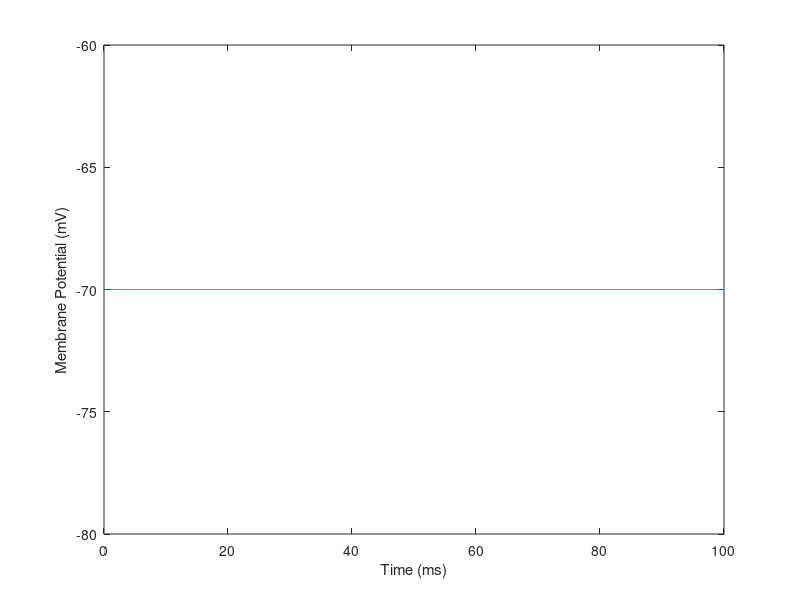
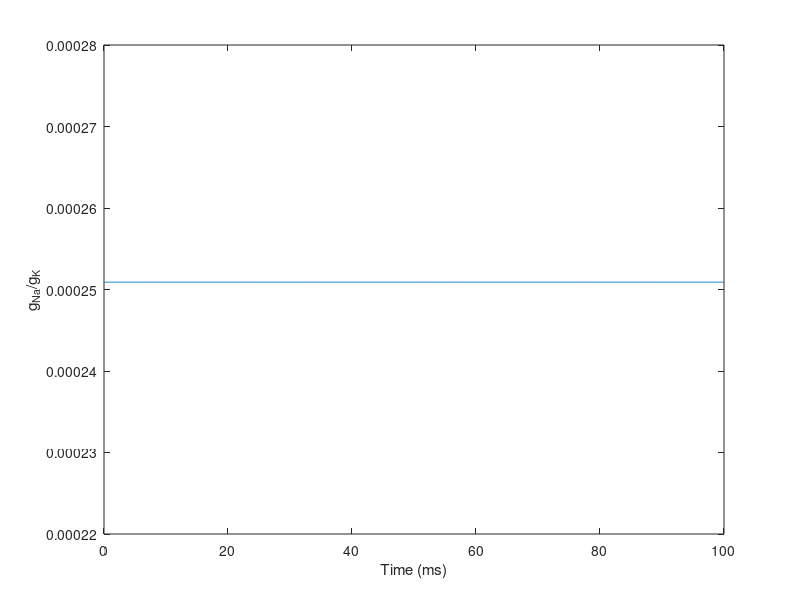
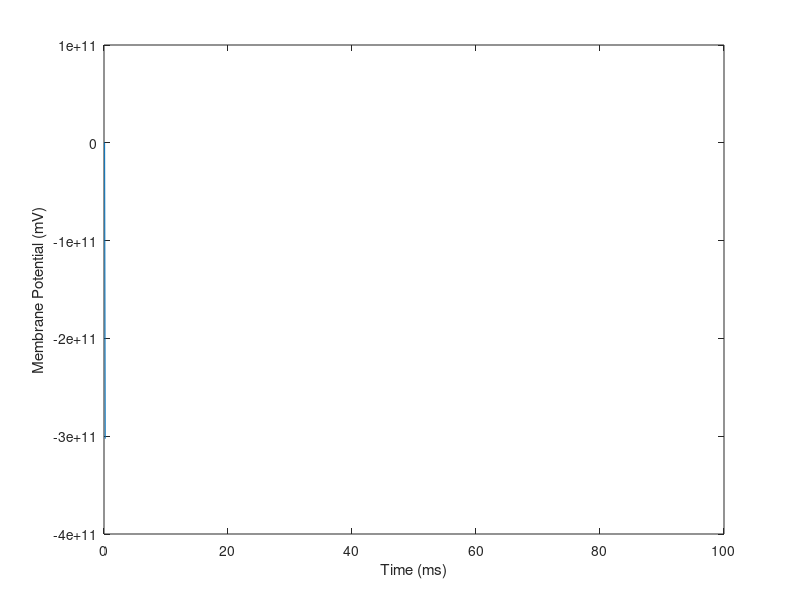
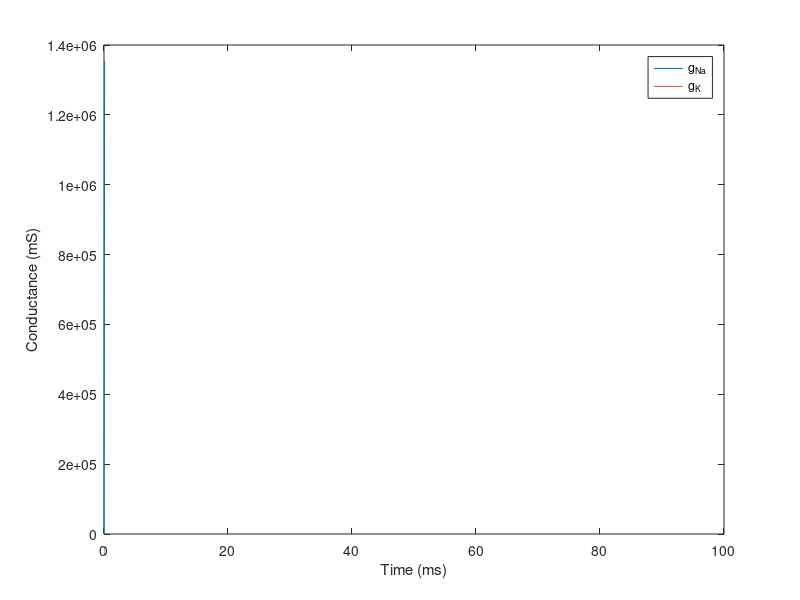

Source code (MATLAB) for these figures, in order:
clear all
close all
clc

% simulation parameters
t = 0:.1:100;

% constants
gbar_K = 36;
gbar_Na = 120;
gbar_L = 0.3;
E_K = -12;
E_Na = 115;
E_L = 10.6;
V_rest = -70;
C_m = .001;

% calculate gating variables at rest
a_m = .1*((25-V_rest)/(exp((25-V_rest)/10)-1));
B_m = 4*exp(-V_rest/18);
a_n = .01*((10-V_rest)/(exp((10-V_rest)/10)-1));
B_n = .125*exp(-V_rest/80);
a_h = .07*exp(-V_rest/20);
B_h = 1/(exp((30-V_rest)/10)+1);

m = a_m/(a_m+B_m);
n = a_n/(a_n+B_n);
h = a_h/(a_h+B_h);

% calculate g_Na & g_K at rest
g_Na = m^3*gbar_Na*h;
g_K = n^4*gbar_K;

%% steady-state
% plot resting membrane potential
V_m(1:1001) = V_rest;
figure(1)
plot(t,V_m)
xlabel('Time (ms)')
ylabel('Membrane Potential (mV)')

% calculate & plot g_Na/g_K ratio
r(1:1001) = g_Na/g_K;
figure(2)
plot(t,r)
xlabel('Time (ms)')
ylabel('g_{Na}/g_K')

%% step pulse stimulation
% calculate resting currents
I_K = g_K(1)*(V_rest-E_K);
I_Na = g_Na(1)*(V_rest-E_Na);
I_L = gbar_L*(V_rest-E_L);
I_ion = -I_K-I_Na-I_L;

for i = 2:1001
%     calculate membrane potential
    V_m(i) = V_m(i-1)+.1*I_ion/C_m;
    
%     calculate gating variables
    a_m = .1*((25-V_m(i))/(exp((25-V_m(i))/10)-1));
    B_m = 4*exp(-V_m(i)/18);
    a_n = .01*((10-V_m(i))/(exp((10-V_m(i))/10)-1));
    B_n = .125*exp(-V_m(i)/80);
    a_h = .07*exp(-V_m(i)/20);
    B_h = 1/(exp((30-V_m(i))/10)+1);
    
    m = m+.1*(a_m*(1-m)-B_m*m);
    n = n+.1*(a_n*(1-n)-B_n*n);
    h = h+.1*(a_h*(1-h)-B_h*h);
    
%     calculate Na & K channel conductance
    g_Na(i) = m^3*gbar_Na*h;
    g_K(i) = n^4*gbar_K;
    
%     calculate currents
    I_K = g_K(i)*(V_m(i)-E_K);
    I_Na = g_Na(i)*(V_m(i)-E_Na);
    I_L = gbar_L*(V_m(i)-E_L);
    if i < 7
        I_ion = .005-I_K-I_Na-I_L;
    else
        I_ion = -I_K-I_Na-I_L;
    end
end

% plot membrane potential
figure(3)
plot(t,V_m)
xlabel('Time (ms)')
ylabel('Membrane Potential (mV)')

% plot channel conductances
figure(4)
plot(t,g_Na,t,g_K)
legend('g_{Na}','g_K')
xlabel('Time (ms)')
ylabel('Conductance (mS)')

%% constant stimulation
% calculate resting currents
I_K = g_K(1)*(V_rest-E_K);
I_Na = g_Na(1)*(V_rest-E_Na);
I_L = gbar_L*(V_rest-E_L);
I_ion = -I_K-I_Na-I_L;



% plot membrane potential
figure(3)
plot(t,V_m)
xlabel('Time (ms)')
ylabel('Membrane Potential (mV)')

% plot channel conductances
figure(4)
plot(t,g_Na,t,g_K)
legend('g_{Na}','g_K')
xlabel('Time (ms)')
ylabel('Conductance (mS)')
